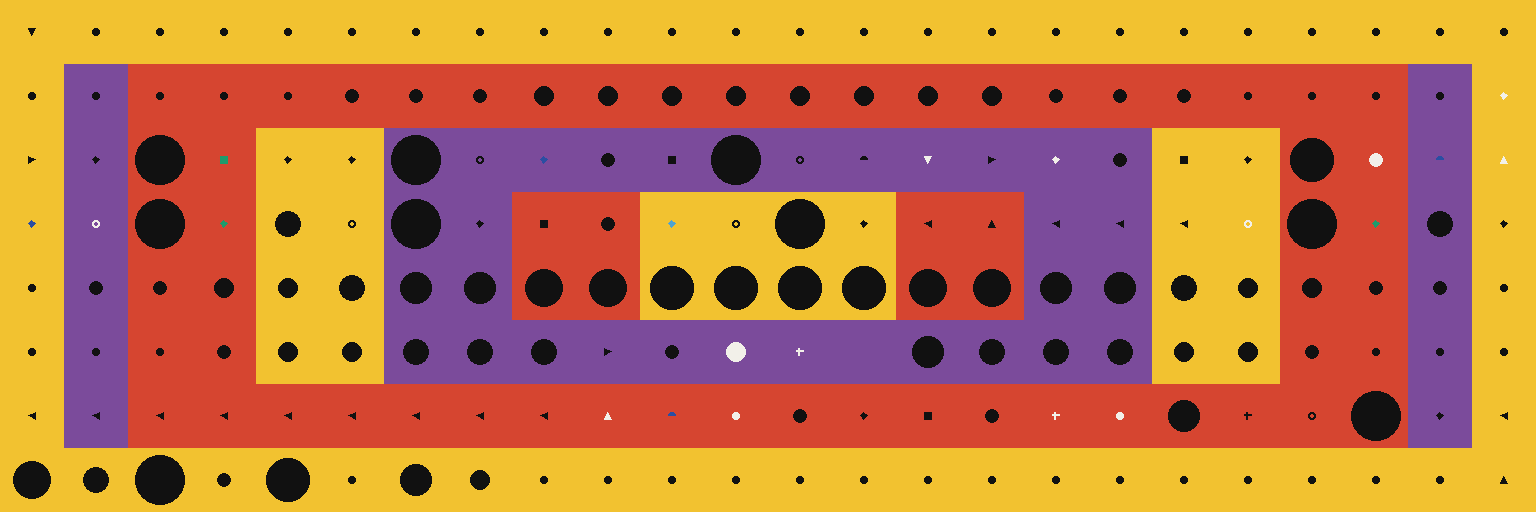
#> input picture examples/bubble.png, 1536 x 512 px; its folder holds only this picture in this run
$ python -i decode.py   (imports and definitions only)
#> lines starting #> are read from the running program, lines starting #| are printed output that depends on the picture; after the words box and inside, x2 and y2 are one past the last pixel; in counts of white or black regions, pixels touching at a corner belong together
### vonal/isa.py
"""(form, variant) -> operation. Undefined pairs are errors, never no-ops."""

from __future__ import annotations

import enum

from vonal.cell import Form, Plate
from vonal.errors import LoadError


class Op(enum.Enum):
    HALT = enum.auto()
    PUSH = enum.auto()
    PUSH_ACC = enum.auto()
    ADD = enum.auto()
    SUB = enum.auto()
    MUL = enum.auto()
    DIV = enum.auto()
    MOD = enum.auto()
    NEG = enum.auto()
    DUP = enum.auto()
    POP = enum.auto()
    SWAP = enum.auto()
    OVER = enum.auto()
    ROLL = enum.auto()
    TURN = enum.auto()
    TURN_IF = enum.auto()
    TURN_UNLESS = enum.auto()
    GT = enum.auto()
    LT = enum.auto()
    EQ = enum.auto()
    GET = enum.auto()
    PUT = enum.auto()
    OUT_NUM = enum.auto()
    OUT_CHAR = enum.auto()
    IN_NUM = enum.auto()
    IN_CHAR = enum.auto()


_TRIANGLES = (Form.TRIANGLE_N, Form.TRIANGLE_E, Form.TRIANGLE_S, Form.TRIANGLE_W)

_TABLE: dict[tuple[Form, int], Op] = {
    (Form.DISC, 1): Op.PUSH,
    (Form.DISC, 2): Op.PUSH_ACC,
    (Form.SQUARE, 1): Op.ADD,
    (Form.SQUARE, 2): Op.SUB,
    (Form.SQUARE, 3): Op.MUL,
    (Form.SQUARE, 4): Op.DIV,
    (Form.SQUARE, 5): Op.MOD,
    (Form.SQUARE, 6): Op.NEG,
    (Form.RHOMBUS, 1): Op.DUP,
    (Form.RHOMBUS, 2): Op.POP,
    (Form.RHOMBUS, 3): Op.SWAP,
    (Form.RHOMBUS, 4): Op.OVER,
    (Form.RHOMBUS, 5): Op.ROLL,
    (Form.HALF_DISC, 1): Op.GT,
    (Form.HALF_DISC, 2): Op.LT,
    (Form.HALF_DISC, 3): Op.EQ,
    (Form.RING, 1): Op.GET,
    (Form.RING, 2): Op.PUT,
    (Form.CROSS, 1): Op.OUT_NUM,
    (Form.CROSS, 2): Op.OUT_CHAR,
    (Form.CROSS, 3): Op.IN_NUM,
    (Form.CROSS, 4): Op.IN_CHAR,
}

for _triangle in _TRIANGLES:
    _TABLE[(_triangle, 1)] = Op.TURN
    _TABLE[(_triangle, 2)] = Op.TURN_IF
    _TABLE[(_triangle, 3)] = Op.TURN_UNLESS


def lookup(form: Form, variant: int) -> Op | None:
    """The operation for a cell, or None if the pair is undefined."""
    if form is Form.VOID:
        return Op.HALT  # a void cell's variant is not representable, so it is ignored
    return _TABLE.get((form, variant))


# [19 lines left out: function validate, not called in this run]

### vonal/render.py
"""Plate -> PNG, and the glyph templates the decoder recognises cells by.

This module is the single source of truth for what a glyph looks like. The
decoder holds no shape-recognition code; it looks up the templates produced
here, so the two cannot drift apart.
"""

from __future__ import annotations

import functools

from PIL import Image, ImageDraw

from vonal import palette
from vonal.cell import Cell, Form, Plate

CELL = 64

# Mask values. FORM is 255 because the mask is used directly as a Pillow paste
# mask, where the value is alpha.
GROUND = 0
FORM = 255


def extent(scale: int) -> int:
    """Side of the square a form is inscribed in, for scale 0..7.

    The top of the range leaves a 3 pixel margin, which is as close to filling
    the cell as the decoder allows: it reads the ground from the corner pixel,
    so a figure must never reach one.
    """
    return 8 + 7 * scale


def _box(scale: int) -> tuple[int, int, int, int]:
    length = extent(scale)
    offset = (CELL - length) // 2
    return offset, offset, offset + length - 1, offset + length - 1


def _draw(draw: ImageDraw.ImageDraw, form: Form, scale: int) -> None:
    left, top, right, bottom = _box(scale)
    length = extent(scale)
    mid_x = (left + right) // 2
    mid_y = (top + bottom) // 2

    if form is Form.DISC:
        draw.ellipse((left, top, right, bottom), fill=FORM)
    elif form is Form.SQUARE:
        draw.rectangle((left, top, right, bottom), fill=FORM)
    elif form is Form.RHOMBUS:
        draw.polygon([(mid_x, top), (right, mid_y), (mid_x, bottom), (left, mid_y)], fill=FORM)
    elif form is Form.TRIANGLE_N:
        draw.polygon([(mid_x, top), (right, bottom), (left, bottom)], fill=FORM)
    elif form is Form.TRIANGLE_S:
        draw.polygon([(mid_x, bottom), (right, top), (left, top)], fill=FORM)
    elif form is Form.TRIANGLE_E:
        draw.polygon([(right, mid_y), (left, top), (left, bottom)], fill=FORM)
    elif form is Form.TRIANGLE_W:
        draw.polygon([(left, mid_y), (right, top), (right, bottom)], fill=FORM)
    elif form is Form.HALF_DISC:
        # Flat side down: the upper half of the ellipse. Pillow measures angles
        # from 3 o'clock, clockwise, with y increasing downward.
        draw.pieslice((left, top, right, bottom), 180, 360, fill=FORM)
    elif form is Form.RING:
        thickness = max(2, length // 4)
        draw.ellipse((left, top, right, bottom), fill=FORM)
        draw.ellipse(
            (left + thickness, top + thickness, right - thickness, bottom - thickness),
            fill=GROUND,
        )
    elif form is Form.CROSS:
        thickness = max(2, length // 3)
        half = thickness // 2
        draw.rectangle((left, mid_y - half, right, mid_y - half + thickness - 1), fill=FORM)
        draw.rectangle((mid_x - half, top, mid_x - half + thickness - 1, bottom), fill=FORM)
    else:  # pragma: no cover - VOID never reaches here
        raise ValueError(f"{form} has no glyph")


@functools.cache
def template(form: Form, scale: int) -> bytes:
    """A CELL*CELL mask: GROUND where the ground shows, FORM where the glyph does."""
    image = Image.new("L", (CELL, CELL), GROUND)
    _draw(ImageDraw.Draw(image), form, scale)
    return image.tobytes()


def _build_templates() -> dict[bytes, tuple[Form, int]]:
    table: dict[bytes, tuple[Form, int]] = {}
    for form in Form:
        if form is Form.VOID:
            continue  # renders identically at every scale; found by the one-colour test
        for scale in range(8):
            mask = template(form, scale)
            if mask in table:
                raise AssertionError(
                    f"{form.name}@{scale} renders identically to "
                    f"{table[mask][0].name}@{table[mask][1]}; glyphs must be distinguishable"
                )
            table[mask] = (form, scale)
    return table


TEMPLATES: dict[bytes, tuple[Form, int]] = _build_templates()
#> TEMPLATES = 80 items


# [7 lines left out: function _cell_image, not called in this run]


def paint(image: Image.Image, x: int, y: int, cell: Cell) -> None:
    """Draw one cell into a rendered plate, in place."""
    image.paste(_cell_image(cell), (x * CELL, y * CELL))


# The eye marker is two one-pixel lines, cream outside black, so one of them
# contrasts with any ground. Both lie in the cell's outer MARK_WIDTH pixels,
# which no glyph reaches (see extent), so marking never hides what a cell is.
MARK_WIDTH = 2
_MARK_COLOURS = (palette.rgb(1), palette.rgb(0))


# [22 lines left out: functions mark, render, not called in this run]

### vonal/cell.py
"""The plate data model. Text and image are two representations of Plate."""

from __future__ import annotations

import enum
from dataclasses import dataclass


class Heading(enum.Enum):
    N = (0, -1)
    E = (1, 0)
    S = (0, 1)
    W = (-1, 0)


class Form(enum.Enum):
    VOID = "."
    DISC = "o"
    SQUARE = "#"
    RHOMBUS = "%"
    TRIANGLE_N = "^"
    TRIANGLE_E = ">"
    TRIANGLE_S = "v"
    TRIANGLE_W = "<"
    HALF_DISC = "D"
    RING = "@"
    CROSS = "+"

    # [4 lines left out: function heading, not called in this run]


_TRIANGLE_HEADINGS = {
    Form.TRIANGLE_N: Heading.N,
    Form.TRIANGLE_E: Heading.E,
    Form.TRIANGLE_S: Heading.S,
    Form.TRIANGLE_W: Heading.W,
}


@dataclass(frozen=True)
class Cell:
    """One unite plastique. `variant` is the form colour: one channel, one job."""

    form: Form
    variant: int = 0
    scale: int = 0
    ground: int = 0

    def __post_init__(self) -> None:
        for name in ("variant", "scale", "ground"):
            value = getattr(self, name)
            if not 0 <= value <= 7:
                raise ValueError(f"{name} must be 0..7, got {value}")
        if self.is_void:
            # Neither channel is drawn for a void cell, so the decoder could never
            # recover a non-zero value. The model must not admit one.
            if self.variant or self.scale:
                raise ValueError("a void cell must have variant 0 and scale 0")
        elif not 1 <= self.variant <= 7:
            # The variant is the figure colour's offset from the ground, so
            # offset 0 would paint the figure in the ground's own colour and
            # the cell would render as void. Excluding it is what makes
            # "a figure never matches its ground" an identity rather than a
            # rule, and leaves ground with no constraints at all.
            raise ValueError(f"a non-void cell needs variant 1..7, got {self.variant}")

    @property
    def is_void(self) -> bool:
        return self.form is Form.VOID

    # [11 lines left out: function figure, not called in this run]


@dataclass(frozen=True)
class Plate:
    width: int
    height: int
    cells: tuple[tuple[Cell, ...], ...]  # indexed [y][x]

    # [5 lines left out: function __post_init__, not called in this run]

    def at(self, x: int, y: int) -> Cell:
        """Read a cell. The plate is a torus, so any coordinate is in range."""
        return self.cells[y % self.height][x % self.width]

    # [4 lines left out: function replaced, not called in this run]

### vonal/errors.py
"""Every Vonal error carries the position it occurred at."""


class VonalError(Exception):
    """Base for every error the toolchain raises."""


class CompileError(VonalError):
    """A fault in .vsr source text."""

    # [4 lines left out: function __init__, not called in this run]


class _CellError(VonalError):
    def __init__(self, x: int, y: int, message: str):
        self.x = x
        self.y = y
        super().__init__(f"cell ({x},{y}): {message}")


class LoadError(_CellError):
    """A plate that cannot be decoded into a valid program."""


class VonalRuntimeError(_CellError):
    """A fault raised while executing a cell."""

### vonal/palette.py
"""The vonal-8 palette. Colours are matched exactly, never approximately."""

RGB = tuple[int, int, int]

PALETTE: tuple[RGB, ...] = (
    (0x11, 0x11, 0x11),
    (0xF2, 0xF0, 0xE9),
    (0x2B, 0x4E, 0xA2),
    (0x4F, 0xA3, 0xD1),
    (0x1E, 0x9B, 0x6B),
    (0xF2, 0xC2, 0x30),
    (0xD6, 0x45, 0x30),
    (0x7B, 0x4B, 0x9B),
)

_BY_RGB = {rgb_value: i for i, rgb_value in enumerate(PALETTE)}


def rgb(index: int) -> RGB:
    return PALETTE[index]


def index_of(colour: RGB) -> int | None:
    """Palette index for an exact RGB triple, or None if it is not in the palette."""
    return _BY_RGB.get(colour)

### vonal/decode.py
"""PNG -> Plate, by exact template lookup. Nothing here is statistical."""

from __future__ import annotations

import os
import threading
from typing import cast

from PIL import Image, ImageChops

from vonal import isa, palette, render
from vonal.cell import Cell, Form, Plate
from vonal.errors import LoadError, VonalError

# A cell is 64 by 64 pixels, so a real program is a legitimately enormous
# image: a 170x165 plate is 115 megapixels, well past Pillow's 89 megapixel
# decompression-bomb threshold. Vonal compiled that plate itself, and loading
# it back printed a DecompressionBombWarning over correct output. The guard is
# still worth having, since a small PNG that inflates to gigabytes is a real
# attack and a plate is not always one you wrote, so it is raised rather than
# switched off. 256x256 cells is the ceiling: 16384 pixels square, about 800MB
# once decoded to RGB, which is the practical limit anyway.
MAX_CELLS = 256 * 256
MAX_PIXELS = MAX_CELLS * render.CELL * render.CELL


# A bytes.translate() table: 0 stays GROUND, any other value becomes FORM.
_NONZERO = bytes([render.GROUND] + [render.FORM] * 255)


def _colours(block: Image.Image, x: int, y: int) -> dict[palette.RGB, int]:
    """The cell's colours, each with its palette index. Any other colour is an error."""
    counted = block.getcolors(maxcolors=render.CELL * render.CELL)
    if counted is None:
        raise AssertionError("a cell cannot hold more colours than it has pixels")
    found: dict[palette.RGB, int] = {}
    for _, colour in counted:
        rgb = cast(palette.RGB, colour)  # decode() converted the image to RGB
        index = palette.index_of(rgb)
        if index is None:
            raise LoadError(x, y, f"colour {rgb} is not in the palette")
        found[rgb] = index
    if len(found) > 2:
        raise LoadError(x, y, f"a cell shows at most two colours, found {len(found)}")
    return found


def _decode_cell(block: Image.Image, x: int, y: int) -> Cell:
    found = _colours(block, x, y)
    # extent(7) is 50 < 64, so a corner pixel is always ground.
    ground_rgb = cast(palette.RGB, block.getpixel((0, 0)))
    ground = found[ground_rgb]

    if len(found) == 1:
        return Cell(Form.VOID, 0, 0, ground)

    form_rgb = next(colour for colour in found if colour != ground_rgb)
    # The variant is the figure's offset from the ground, so it survives any
    # rotation of the pair. It can never be 0 here: a figure that matched its
    # ground would have shown one colour and been read as void above.
    variant = (found[form_rgb] - ground) % 8

    # The cell shows exactly two colours, so a pixel that differs from the
    # ground is figure. The largest of its three channel differences is 0
    # exactly where it matches the ground, which keeps this exact while
    # running in C: a per-pixel Python loop was nearly all of decode's time.
    ground_block = Image.new("RGB", block.size, ground_rgb)
    r, g, b = ImageChops.difference(block, ground_block).split()
    mask = ImageChops.lighter(ImageChops.lighter(r, g), b).tobytes().translate(_NONZERO)
    match = render.TEMPLATES.get(mask)
    if match is None:
        raise LoadError(x, y, "no glyph matches this cell")
    form, scale = match

    if isa.lookup(form, variant) is None:
        raise LoadError(x, y, f"undefined instruction: {form.name} variant {variant}")
    return Cell(form, variant, scale, ground)


# Pillow reads the ceiling from a module global inside Image.open, so it
# cannot be passed per call and has to be set around the call instead. The
# lock stops two concurrent loads interleaving their save and restore, which
# would leave the host's limit at whatever the inner call set, permanently.
_LIMIT_LOCK = threading.Lock()


def _open_unguarded(path: str | os.PathLike[str]) -> Image.Image:
    """Open a plate image with Pillow's bomb check suspended.

    Vonal judges the size itself, just below. Deferring to Pillow's guard
    meant living with its two bands: over the ceiling it warns and hands the
    image over anyway, over twice it raises. Turning that first case into a
    refusal took warnings.catch_warnings, which mutates a second process-wide
    global and is no more thread-safe than this one. Checking here instead
    makes the refusal deterministic, ours, and able to say what the size was.

    The mutation covers only the header read, not the decode, and is held
    under the lock. It is still a window: another thread opening an unrelated
    image inside it sees no ceiling. Closing that would mean sniffing the
    format ourselves, which is a worse trade than a window this narrow.

    Keeping it narrow has one consequence worth naming. Image.crop consults
    the limit as well, so decode's per-cell crops are judged against whatever
    the host has set, not against MAX_PIXELS. A crop is one 64x64 cell, 4096
    pixels, so a host would have to have set the limit near zero for that to
    matter, and the alternative is holding this lock for the whole decode:
    twelve seconds on a large plate, rather than the header read.
    """
    with _LIMIT_LOCK:
        previous = Image.MAX_IMAGE_PIXELS
        Image.MAX_IMAGE_PIXELS = None
        try:
            return Image.open(path)
        finally:
            Image.MAX_IMAGE_PIXELS = previous


def load(path: str | os.PathLike[str]) -> Plate:
    """Open a plate image and decode it. The only way vonal opens a plate."""
    with _open_unguarded(path) as image:
        pixels = image.width * image.height
        if pixels > MAX_PIXELS:
            raise VonalError(
                f"{os.fspath(path)}: {pixels} pixels exceeds the ceiling of "
                f"{MAX_PIXELS}; a plate may be at most {MAX_CELLS} cells"
            )
        return decode(image)


def decode(image: Image.Image) -> Plate:
    """Read a plate image back into a Plate, or raise LoadError naming the cell."""
    image = image.convert("RGB")
    width, height = image.size
    if not width or not height or width % render.CELL or height % render.CELL:
        raise LoadError(0, 0, f"image dimensions {width}x{height} are not a multiple of 64")

    cols, rows = width // render.CELL, height // render.CELL
    grid = tuple(
        tuple(
            _decode_cell(
                image.crop((
                    x * render.CELL,
                    y * render.CELL,
                    (x + 1) * render.CELL,
                    (y + 1) * render.CELL,
                )),
                x,
                y,
            )
            for x in range(cols)
        )
        for y in range(rows)
    )
    return Plate(cols, rows, grid)

>>> result = load('../examples/bubble.png')
#> in _open_unguarded, returned value is the input picture: PIL image 1536x512 RGB; mean R, G, B 192.3, 118.1, 68.4
#> in _decode_cell, `found = _colours(block, x, y)`:
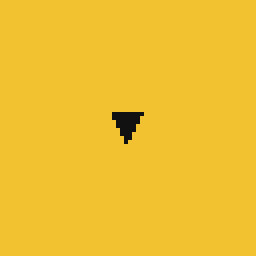
#> block: PIL image 64x64 RGB (shown 4 times larger); mean R, G, B 240, 192.4, 47.7
#> in _decode_cell, `ground_rgb = cast(palette.RGB, block.getpixel((0, 0)))`: ground_rgb = (242, 194, 48)
#> in _decode_cell, `ground = found[ground_rgb]`: ground = 5
#> in _decode_cell, `form_rgb = next(colour for colour in found if colour != ground_rgb)`: form_rgb = (17, 17, 17)
#> in _decode_cell, `variant = (found[form_rgb] - ground) % 8`: variant = 3
#> in _decode_cell, `r, g, b = ImageChops.difference(block, ground_block).split()`:
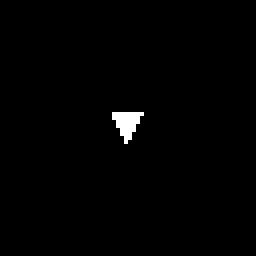
#> r: PIL image 64x64 L (shown 4 times larger); values 0 (black) and 225 (white), 0.88% white; 1 white region, box (x1, y1, x2, y2) and area: (28, 28, 36, 36) 36
#> in _decode_cell, `form, scale = match`: scale = 0
#> the loop in __post_init__, `for name in ("variant", "scale", "ground"):` made 3 passes
#> (name, value) on passes 1 to 3: ('variant', 3), ('scale', 0), ('ground', 5)
#> call 2 of _decode_cell, with x = 1, y = 0
#> the loop in _colours (call 2), `for _, colour in counted:` made 2 passes
#> (rgb, index) on passes 1 to 2: ((17, 17, 17), 0), ((242, 194, 48), 5)
#> in _decode_cell (call 2), `r, g, b = ImageChops.difference(block, ground_block).split()`:
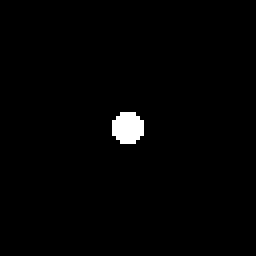
#> r: PIL image 64x64 L (shown 4 times larger); values 0 (black) and 225 (white), 1.3% white; 1 white region, box (x1, y1, x2, y2) and area: (28, 28, 36, 36) 52
#> in __init__, `self.x = x`: self.x = 1
#> (the run stopped early here; a loop or call above may not have finished)

$ run again, on examples/collatz-in.png
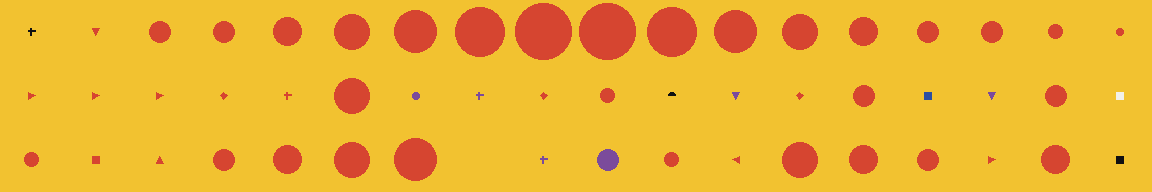
#> input picture examples/collatz-in.png, 1152 x 192 px
#> TEMPLATES = 80 items
#> in _open_unguarded, returned value is the input picture: PIL image 1152x192 RGB; mean R, G, B 238.2, 179, 48.3
#> ground_rgb = (242, 194, 48)
#> ground = 5
#> form_rgb = (17, 17, 17)
#> variant = 3
#> r: PIL image 64x64 L; values 0 (black) and 225 (white), 0.68% white in thin lines or dots, all inside (x1, y1, x2, y2) = (28, 28, 36, 36)
#> scale = 0
#> the loop in __post_init__, `for name in ("variant", "scale", "ground"):` made 3 passes
#> (name, value) on passes 1 to 3: ('variant', 3), ('scale', 0), ('ground', 5)
#> the loop in _colours (call 2), `for _, colour in counted:` made 2 passes
#> (rgb, index) on passes 1 to 2: ((214, 69, 48), 6), ((242, 194, 48), 5)
#> r: PIL image 64x64 L; values 0 (black) and 28 (white), 0.88% white; 1 white region, box (x1, y1, x2, y2) and area: (28, 28, 36, 36) 36
#> the loop in __post_init__ (call 2), `for name in ("variant", "scale", "ground"):` made 3 passes
#> (name, value) on passes 1 to 3: ('variant', 1), ('scale', 0), ('ground', 5)
#> r: PIL image 64x64 L; values 0 (black) and 28 (white), 9.2% white; 1 white region, box (x1, y1, x2, y2) and area: (21, 21, 43, 43) 376
#> r: PIL image 64x64 L; values 0 (black) and 28 (white), 16% white; 1 white region, box (x1, y1, x2, y2) and area: (17, 17, 46, 46) 657
#> r: PIL image 64x64 L; values 0 (black) and 28 (white), 24.7% white; 1 white region, box (x1, y1, x2, y2) and area: (14, 14, 50, 50) 1012
#> r: PIL image 64x64 L; values 0 (black) and 28 (white), 35.2% white; 1 white region, box (x1, y1, x2, y2) and area: (10, 10, 53, 53) 1441
#> r: PIL image 64x64 L; values 0 (black) and 28 (white), 47.9% white; 1 white region, box (x1, y1, x2, y2) and area: (7, 7, 57, 57) 1960
#> in _decode_cell (call 9), `r, g, b = ImageChops.difference(block, ground_block).split()`:
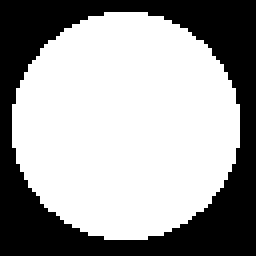
#> r: PIL image 64x64 L (shown 4 times larger); values 0 (black) and 28 (white), 62.3% white; 1 black region, box (x1, y1, x2, y2) and area: (0, 0, 64, 64) 1543
#> scale = 7
#> r: PIL image 64x64 L; values 0 (black) and 28 (white), 4.3% white; 1 white region, box (x1, y1, x2, y2) and area: (24, 24, 39, 39) 177
#> r: PIL image 64x64 L; values 0 (black) and 28 (white), 1.3% white; 1 white region, box (x1, y1, x2, y2) and area: (28, 28, 36, 36) 52
#> r: PIL image 64x64 L; values 0 (black) and 28 (white), 0.78% white; 1 white region, box (x1, y1, x2, y2) and area: (28, 28, 36, 36) 32
#> in _decode_cell (call 22), `r, g, b = ImageChops.difference(block, ground_block).split()`:
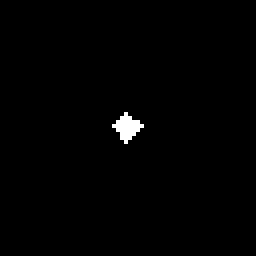
#> r: PIL image 64x64 L (shown 4 times larger); values 0 (black) and 28 (white), 0.78% white; 1 white region, box (x1, y1, x2, y2) and area: (28, 28, 36, 36) 32
